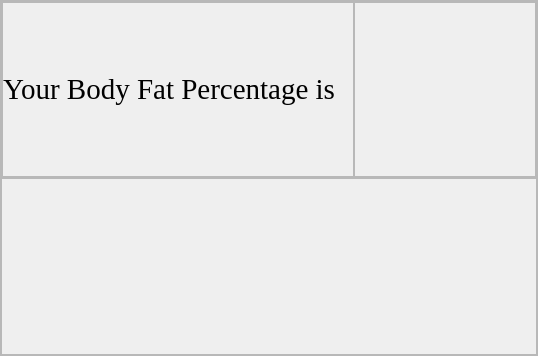
<?xml version="1.0" encoding="UTF-8"?>
<ui version="4.0">
 <class>displaybf</class>
 <widget class="QMainWindow" name="displaybf">
  <property name="geometry">
   <rect>
    <x>0</x>
    <y>0</y>
    <width>538</width>
    <height>356</height>
   </rect>
  </property>
  <property name="windowTitle">
   <string>displaybf</string>
  </property>
  <widget class="QWidget" name="centralwidget">
   <layout class="QHBoxLayout" name="horizontalLayout_5">
    <property name="spacing">
     <number>0</number>
    </property>
    <property name="leftMargin">
     <number>0</number>
    </property>
    <property name="topMargin">
     <number>0</number>
    </property>
    <property name="rightMargin">
     <number>0</number>
    </property>
    <property name="bottomMargin">
     <number>0</number>
    </property>
    <item>
     <widget class="QFrame" name="frame">
      <property name="frameShape">
       <enum>QFrame::StyledPanel</enum>
      </property>
      <property name="frameShadow">
       <enum>QFrame::Raised</enum>
      </property>
      <layout class="QVBoxLayout" name="verticalLayout_2">
       <property name="spacing">
        <number>0</number>
       </property>
       <property name="leftMargin">
        <number>0</number>
       </property>
       <property name="topMargin">
        <number>0</number>
       </property>
       <property name="rightMargin">
        <number>0</number>
       </property>
       <property name="bottomMargin">
        <number>0</number>
       </property>
       <item>
        <widget class="QFrame" name="frame_2">
         <property name="frameShape">
          <enum>QFrame::StyledPanel</enum>
         </property>
         <property name="frameShadow">
          <enum>QFrame::Raised</enum>
         </property>
         <layout class="QHBoxLayout" name="horizontalLayout_4">
          <property name="spacing">
           <number>0</number>
          </property>
          <property name="leftMargin">
           <number>0</number>
          </property>
          <property name="topMargin">
           <number>0</number>
          </property>
          <property name="rightMargin">
           <number>0</number>
          </property>
          <property name="bottomMargin">
           <number>0</number>
          </property>
          <item>
           <widget class="QFrame" name="frame_5">
            <property name="minimumSize">
             <size>
              <width>100</width>
              <height>0</height>
             </size>
            </property>
            <property name="frameShape">
             <enum>QFrame::StyledPanel</enum>
            </property>
            <property name="frameShadow">
             <enum>QFrame::Raised</enum>
            </property>
            <layout class="QHBoxLayout" name="horizontalLayout_3">
             <property name="spacing">
              <number>0</number>
             </property>
             <property name="leftMargin">
              <number>0</number>
             </property>
             <property name="topMargin">
              <number>0</number>
             </property>
             <property name="rightMargin">
              <number>0</number>
             </property>
             <property name="bottomMargin">
              <number>0</number>
             </property>
             <item>
              <widget class="QLabel" name="label">
               <property name="minimumSize">
                <size>
                 <width>350</width>
                 <height>0</height>
                </size>
               </property>
               <property name="maximumSize">
                <size>
                 <width>350</width>
                 <height>16777215</height>
                </size>
               </property>
               <property name="font">
                <font>
                 <family>Times New Roman</family>
                 <pointsize>22</pointsize>
                 <italic>false</italic>
                 <bold>false</bold>
                </font>
               </property>
               <property name="styleSheet">
                <string notr="true">QMainWindow {background: #e0d3b6;} QPushButton {background: #cc7f63;} QCommandLinkButton {background:#e0d3b6;} QLabel {font: #000000;} QLineEdit {font: #161514;}</string>
               </property>
               <property name="text">
                <string>Your Body Fat Percentage is </string>
               </property>
              </widget>
             </item>
            </layout>
           </widget>
          </item>
          <item>
           <widget class="QFrame" name="frame_4">
            <property name="frameShape">
             <enum>QFrame::StyledPanel</enum>
            </property>
            <property name="frameShadow">
             <enum>QFrame::Raised</enum>
            </property>
            <layout class="QHBoxLayout" name="horizontalLayout">
             <property name="spacing">
              <number>0</number>
             </property>
             <property name="leftMargin">
              <number>0</number>
             </property>
             <property name="topMargin">
              <number>0</number>
             </property>
             <property name="rightMargin">
              <number>0</number>
             </property>
             <property name="bottomMargin">
              <number>0</number>
             </property>
             <item>
              <widget class="QLabel" name="label_2">
               <property name="font">
                <font>
                 <family>Times New Roman</family>
                 <pointsize>22</pointsize>
                 <italic>false</italic>
                 <bold>false</bold>
                </font>
               </property>
               <property name="styleSheet">
                <string notr="true">QLabel{border-color: black;}</string>
               </property>
               <property name="text">
                <string/>
               </property>
              </widget>
             </item>
            </layout>
           </widget>
          </item>
         </layout>
        </widget>
       </item>
       <item>
        <widget class="QFrame" name="frame_3">
         <property name="frameShape">
          <enum>QFrame::StyledPanel</enum>
         </property>
         <property name="frameShadow">
          <enum>QFrame::Raised</enum>
         </property>
         <layout class="QHBoxLayout" name="horizontalLayout_2">
          <property name="spacing">
           <number>0</number>
          </property>
          <property name="leftMargin">
           <number>0</number>
          </property>
          <property name="topMargin">
           <number>0</number>
          </property>
          <property name="rightMargin">
           <number>0</number>
          </property>
          <property name="bottomMargin">
           <number>0</number>
          </property>
         </layout>
        </widget>
       </item>
      </layout>
     </widget>
    </item>
   </layout>
  </widget>
 </widget>
 <resources/>
 <connections/>
</ui>
